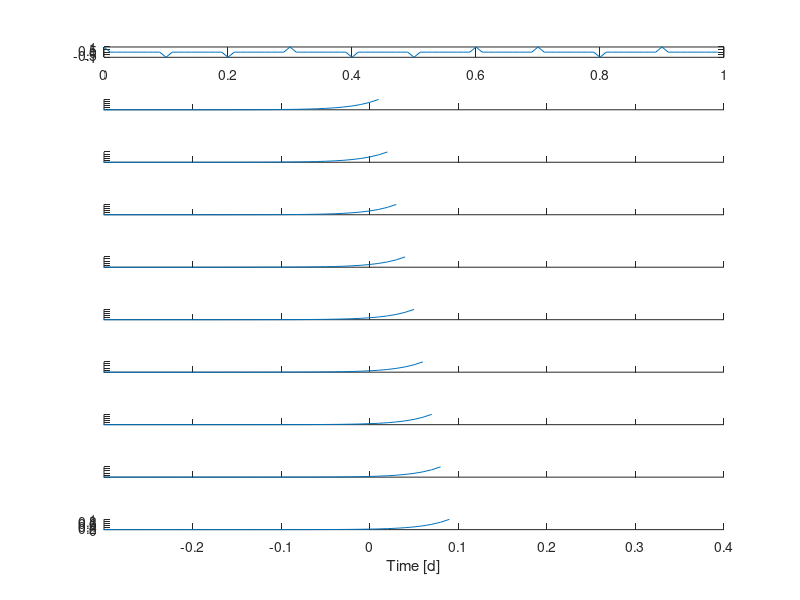
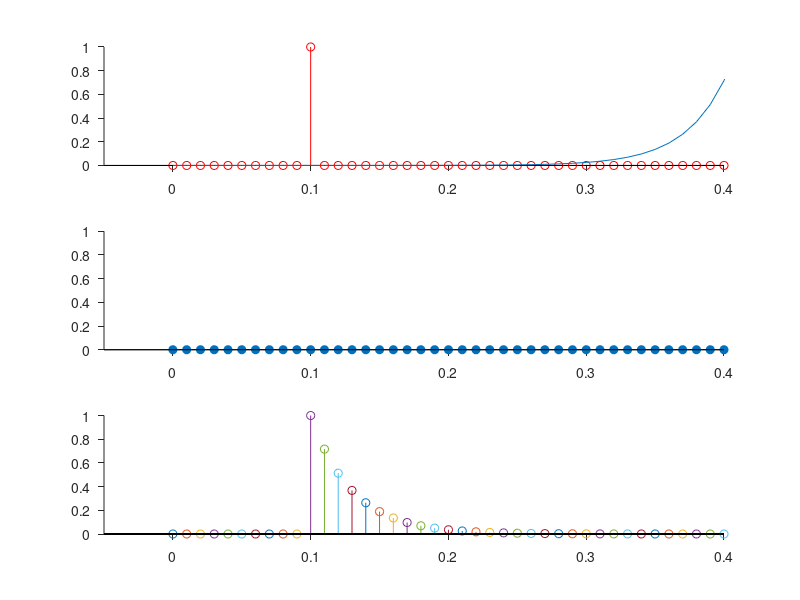
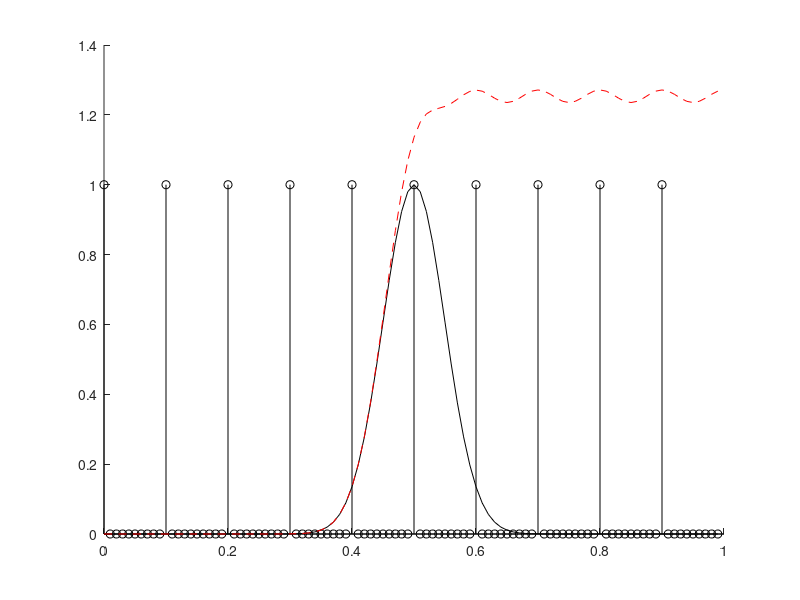
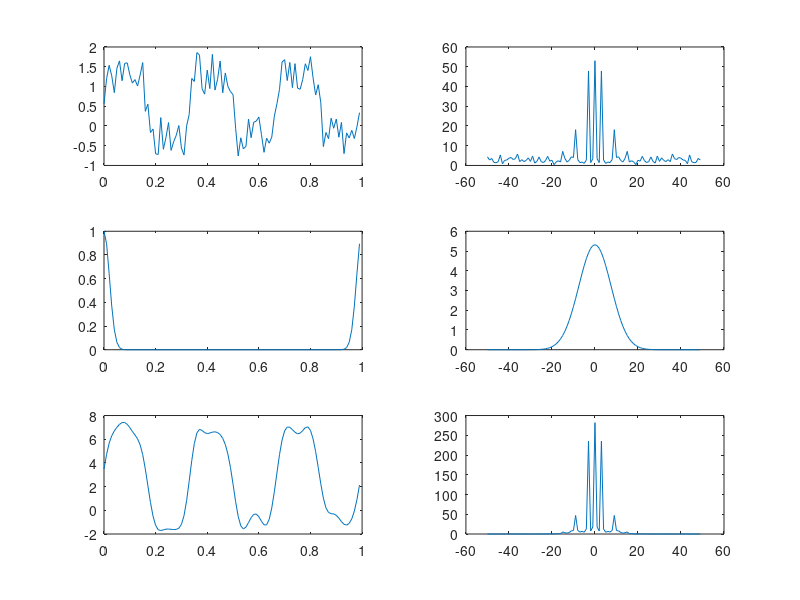

Reproduce these figures in MATLAB, in order.
% FourierTutorial.m
%****************************************************************************
% Fourier analysis tutorial for NeuBeh/PBIO 545, Winter 2003
%
% Created 1/03 Mike Shadlen
% Revisions:  GDF: cleaned up some typos
%             RK 6/2010
% 
%****************************************************************************

% The fourier transform is probably the most important transform in applied
% math. It takes a function of time or space (or whatever) and expresses it
% as a function of frequency. The goal of this tutorial is make you
% comfortable with what a fourier transform is and why it is useful. We
% will focus on two topics: (1) definition and properties of the fourier
% transform, (2) convolution, and (3) the connection between the two. 

clear all; close all;

%%%%%%%%%%%%%%%%%%%%%%%%%%%%%%%%%%%%%%%%%%%%%%%%%%%%%%%%
%% Part I. The discrete fourier transform

% A transform takes a value and makes it into a new value. Log is a
% familiar example. Or, we might say that it takes a list of values and
% makes them into a new list of values.  When we think about the fourier
% transform, we consider a list of intensities at points in time (or space)
% and transform them to a list of "intensities" at different frequencies.
% Thinking about a signal as a collection of time intensities, each
% associated with its own time point, is simple enough. Thinking about a
% signal as a list of intensities, each associated with its own sinusoidal
% frequency, is also convenient. You do it every day when you adjust the
% bass and treble on your stereo -- or better yet, if you adjust knobs on
% an equalizer. You can imagine that describing a signal in terms of its
% frequencies can be convenient in certain settings. That's what the
% fourier transform is for. 
% 
% I want to emphasize from the start that the fourier transform (FT, for
% short) does not change the signal; it just represents it differently. To
% be concrete, suppose there is some electrical signal that we want to
% describe over the phone to a friend. We could list the voltages at each
% time or we could list the amplitudes and phases of each of the
% frequencies that comprise the signal. It's the same signal, just a
% different list of numbers. 
% 
% Often, when we describe signals, we don't think of them as lists of
% numbers but rather as functions of time. Of course, the function can be
% viewed as a way to generate a list of values at each time point. We
% can also use a function to describe the list of "intensities" at each
% frequency in a fourier transform. The two functions are called fourier
% transform pairs. For example, suppose s(t) is some function of time (it
% returns a value at each time point). And suppose that you could describe
% the same signal by "intensities" of frequency (w) using a function, S(w).
% Then, we say that s(t) and S(w) are a Fourier transform pair. Or we say
% that S(w) is the Fourier transform of s(t), or that s(t) is the inverse
% Fourier transform of S(w). 

% Before we look at FTs, let's get comfortable with a few illustrative
% functions. We will focus on discrete functions. What is meant by this is
% that the argument of the function, say time, has discrete values. We're
% used to thinking of t occupying some continuous interval on a the real
% number line, but I'm asking you to think of time as integers, or really
% integers multiplied by some constant or scaling factor.

% Define a discrete time axis. The spacing is dt
dt = .01;      % our units are seconds. So each integer time point is scaled to dt sec
tmax = 1
t = [0:dt:tmax-dt]';
% Notice that we are sampling time at a rate of 1/dt. This will be
% important later.
samplingRate = 1./dt    % in Hz

% Think of a discrete function as a series of weights at each of the points
% in t.  Let's look at some functions this way. Here's a gaussian profile
% centered at .5
f1 = exp(-.5*(t-.5).^2 / (.05)^2);
figure(1),clf,hold on
h = plot(t,f1)
xlabel('Time [s]')
ylabel('Amplitude')
% Pause here. The function is drawn continously: there are no gaps. That's
% because matlab interpolated between the values at the discrete time
% points. In reality, the function is just a bunch of heights at each of
% the time points. We can use the stem function to highlight this fact.
stem(t,f1,'filled');

% and we can toggle the smooth curve off
set(h,'Visible','off')

% Now... that's a discrete function.Each of the points can be thought of as
% a weight given to the basis set of discrete time points. We represent the
% function as a list of these weights. Indeed, f1 is a vector.
size(f1)

% Let's remember this function by calling it something mnemonic
gaus1 = f1;

% Let's look at a few more functions
% pulse
f2 = zeros(size(t));
f2(t>.45 & t<= .55) = 1;
figure(1),hold off
stem(t,f2,'filled')
xlabel('Time [s]')
ylabel('Amplitude')
pulse1 = f2

% sinewaves
f3 = sin(2*pi*1*(t-.5));
sin1 = f3;
stem(t,f3,'filled')
%
f4 = cos(2*pi*10*(t-.5));
cos10 = f4;
stem(t,f4,'filled')
% This looks a lot better interpolated!
plot(t,f4)

% the sum (I'm not giving this a function name)
sos = .5*f3 + f4;
stem(t,sos,'filled')
plot(t,sos)

% exponential
tau = .1
f5 = exp(-(t-.5)/tau);
f5(t<.5) = 0;
exp1 = f5;
stem(t,f5,'filled')

% delta function -- take special note of this one. 
f6 = zeros(size(t));
f6(min(find(t>=.5))) = 1;
stem(t,f6,'filled')
delt1 = f6;

% comb(.1t) function. This is a sampling function or strobe function that
% turns on at a rate of 10 times per second (10 Hz). But it is also a bunch
% of delta functions.
f7 = mod(t,.1)==0;
comb10 = double(f7);
stem(t,comb10,'filled')

% Reflection point. You have yet to look at a fourier transform. You are
% supposed to simply marvel at the idea of discreteness. And here is the
% one thing extra that you need to think about. All of the functions above
% can be thought of as sums of delta functions with appropriately chosen
% weights. The most obvious example is the comb function, as we have
% already noted. But all the functions are just values at the discrete time
% points. So all can be thought of as delta functions. In fact, a discrete
% function is exactly this: the multiplication of a continuous function by
% comb(dt), where d is the gap between samples (i.e., the reciprocal of the
% sampling rate). We will return to this point later.
%  

% One other point to make before moving on. You can think of the discrete
% times as a basis set -- a list of variables or causes such that each
% member of the list is  conceptualized as dimension of some (high
% dimensional) space. Instead of thinking about s(t) as a 1-dimensional
% function of time, we can think of it as a vector of weights (a point in a
% high dimensional space). The length of the vector is the number of time
% samples, which is also the dimensionality of the space. A value of a
% function at one time and a value at any another time are set
% independently. One way to put this is that a delta function at t=k
% multiplied with any other function is 0 everywhere except at t=k. A
% second point which is so trivial that it's almost confusing concerns
% linearity. All of the functions we generated above are nonlinear: it is
% simply not the case that f(t1 + t2) = f(t1) + f(t2). However, if we think
% about what we are doing with each of the weights at each sample time
% point, then it is the case that linearity holds. That is, any function
% can be described as a sum of delta functions at some (or all) of the
% discrete sample times. 


% Now, let's look at the fourier transforms of the functions above. We had
% better start by defining a fourier transform. Calling it a transform
% already gives away something important. The thing we're describing is not
% changed; it's just expressed differently. Just like when you take a log
% --you don't change the quantity of stuff. The transform is of a function.
% Now, instead of thinking of the function as returning a list of weights at the
% discrete time samples, we now think of it as returning a list of "weights" on
% sinsoids. We'll approach this from a couple of angles. First, let's get
% the big picture.

% Start with the sinusoids. They are pretty easy to conceive of as "sums of
% sinusoids".  On your first pass through this, please ignore the details
% of the matlab commands and pay attention to the graphs (the exception is
% the line of code marked "** Look at this one **"). The left columns shows
% the function of time expressed as weights at each time sample. The right
% shows the corresponding fourier transform expressed as amplitudes at each
% frequency. You'll want to ponder each of the 7 examples in Figure 1, but
% I would encourage you to look at the two sinusoids first. The FT says
% that they consist of a weight at a single frequency. The plots I made
% throw away information about phase (we'll get to that in a moment). But
% they make it pretty clear which frequencies comprise the 7 signals.
figure(1),clf
nyq = 1./(2*dt);
fax = fftshift([0:nyq-1 -nyq:-1]');
subplot(2,2,1)
stem(t,sin1,'filled')
xlabel('Time')
subplot(2,2,2)
stem(fax,fftshift(abs(fft(sin1))),'filled')
set(gca,'XLim',[0 nyq])
xlabel('Frequency')
subplot(2,2,3)
stem(t,cos10,'filled'), hold on
plot(t,cos10)
xlabel('Time')
subplot(2,2,4)
stem(fax,fftshift(abs(fft(cos10))),'filled')
set(gca,'XLim',[0 nyq])
xlabel('Frequency')

% Let's look at a sum of 3 sinuoids. 
y = sin(2*pi*3*t) + .33 * sin(2*pi*9*t) + .2 * sin(2.*pi*15*t);  % ** Look at this one **
figure(2), clf
subplot(2,2,1)
plot(t,y)
xlabel('Time')
subplot(2,2,2)
stem(fax,fftshift(abs(fft(y))),'filled')
set(gca,'XLim',[0 nyq])
xlabel('Frequency')
% Notice that the time function is almost square wave like. It's definition
% makes it crystal clear that it is a sum of three sinusoids. This is
% pretty easy to see in the fourier transform.

% Now let's look at each of the functions we made earlier. For ease of
% viewing, I will plot some of the time functions with lines that
% interpolate between the (time or frquency) points. For some functions, I
% use the stem command to emphasize the discreteness.   
figure(3), clf
k = 1
ax(k) = subplot(8,2,k),k=k+1
plot(t,f1)
ax(k) = subplot(8,2,k),k=k+1
plot(fax,fftshift(abs(fft(f1))))
% stem(fax,fftshift(abs(fft(f1))),'filled')
ax(k) = subplot(8,2,k),k=k+1
plot(t,f2)
ax(k) = subplot(8,2,k),k=k+1
plot(fax,fftshift(abs(fft(f2))))
% stem(fax,fftshift(abs(fft(f2))),'filled')
ax(k) = subplot(8,2,k),k=k+1
plot(t,f3)
ax(k) = subplot(8,2,k),k=k+1
stem(fax,fftshift(abs(fft(f3))),'filled')
ax(k) = subplot(8,2,k),k=k+1
plot(t,f4)
ax(k) = subplot(8,2,k),k=k+1
stem(fax,fftshift(abs(fft(f4))),'filled')
ax(k) = subplot(8,2,k),k=k+1
plot(t,f5)
ax(k) = subplot(8,2,k),k=k+1
plot(fax,fftshift(abs(fft(f5))))
ax(k) = subplot(8,2,k),k=k+1
stem(t,f6,'filled')
ax(k) = subplot(8,2,k),k=k+1
stem(fax,fftshift(abs(fft(f6))),'filled')
ax(k) = subplot(8,2,k),k=k+1
stem(t,f7,'filled')
xtick = get(gca,'XTick');
xticklabel = get(gca,'XTickLabel');
xlabel('Time')
ax(k) = subplot(8,2,k),k=k+1
stem(fax,fftshift(abs(fft(f7))),'filled')
ftick = get(gca,'XTick');
xlabel('Frequency')
k = k-1;
set(ax(2:2:end),'XLim',[0 nyq],'XTickLabel',[]);
set(ax,'XTickLabel',[],'Box','off','TickDir','out')
set(ax(k),'XTick',[0:10:nyq],'XTickLabel',num2str([0:10:nyq]'))
set(ax(k-1),'XTick',xtick,'XTickLabel',xticklabel)

% Summary of the pairs. 
%
% A gaussian is composed of frequencies that fall off from 0 in the shape
% of a gaussian. This will turn out to be more true that it may seem from
% the figure. (2) A pulse has FT that is periodic under an envelope that
% falls off with frequency. This turns out to be the sin(w)/w function,
% called sinc(w). (3) A sine function with frequency 1 has an FT with
% weight only at freq=1. We'll deal with phase in a moment. (4) A sinewave
% with frequence 10 Hz has FT with all weight at (brace yourself!) freq =
% 10. (5) An exponential looks a lot like an exponential; the weights fall
% off as 1/frequency (recall 1/(1+s) from the DiffEq section).
% (6) A delta function is made by adding sinusoids of equal wieght at every
% frequency. (7) A comb function has FT that is also a comb function at the
% frequency of the samples and its harmonics.


% Elaborate. Each frequency really gets two values or weights. Why? Because
% each sinusoid has an amplitude and a phase. There are several ways to
% think about this. What is probably most intuitive is just what I said
% already. A sinusoid of a particular frequency needs two numbers to
% describe its "intensity": amplitude and phase.  It may not be immediately
% obvious that "intensity" is a good word for phase, but bear with me. The
% most convenient way to think about amplitude and phase is to comprise the
% sinusoid as a sum of a sine and a cosine wave. A cosine wave with 0 deg
% phase is just a*cos + 0*sin. A cos wave shifted by pi/2 radians (90 deg)
% is just 0*cos + a*sin. A cos wave shifted by pi/4 radians (45 deg phase)
% is sqrt(a/2)*cos + sqrt(a/2)*sin. Notice that in all these cases the
% amplitude is a. 

% Here's a demo to make this clear. What you see in the top is a sinusoid
figure(4), clf
clear ax
ax(1) = subplot(3,1,1)
ax(2) = subplot(2,3,5)
axis square
th = [0:.01:2*pi]';
polar(th,ones(size(th)))
polar([0 0],[0,1])
set(gcf,'CurrentAxes',ax(1))
plot(t,cos(2*pi*t))
set(gcf,'CurrentAxes',ax(2))
nsteps = 36         % change this to alter the speed of the demo
for i = 1:nsteps
    th = i* 2*pi/nsteps;
    set(gcf,'CurrentAxes',ax(1))
    plot(t,cos(2*pi*t - th),'r','LineWidth',3)
    set(gcf,'CurrentAxes',ax(2))
    polar([0 th],[0 1],'r'),hold on
    polar([0 0 th],[0 cos(th) 1],'k--'), hold off
    % pause
    drawnow
end

% Don't move on unless you are completely comfortable with the concept that
% a sinusoid of a particular frequency and phase can be represented as the
% sum of a cosine and a sine wave with different weights. When represented
% on a graph with the cosine component giving the x-coordinate and the sine
% component giving  the y-coordinate, the sinusoid has amplitude sqrt(x^2 +
% y^2) and phase arctan(y/x). In other words, each frequency must be
% described by two numbers: either a cosine component and a sine component
% or an amplitude and phase. I think most of us have better intuitions
% about amplituded and phase, but the math is much easier if the two terms
% are on common footing. So we usually describe the "intensity" at each
% frequency by a cosine component and a sine component. These are just two
% numbers or weights. Often we refer to this using a single complex number:
% x + i*y, where x is the weight of the cosine part and y is the wieght of
% the sine part. So we often refer to the cosine part as the real part of
% the FT and the sine part as the imaginary part of the FT. We'll come back
% to this in a moment.  It's important that you know this because when you
% look at how matlab represents the value of the FT at any one frequency,
% you'll see that it is a complex number! To get you used to the
% nomenclature, I'm going to refer to the cosine part of the 
%
% Now, given all this talk about representing each frequency "intensity" by
% two numbers, you might wonder how I plotted the graphs in Fig. 3 as
% simple single-valued functions of frequency. The answer is that I used
% the amplitude. That's what the 'abs' expression achieved. In fact, there
% was another simplification besides. I plotted amplitudes at positive
% values for frequency. In fact, the fourier transform is a function of
% both positive and negative frequency.
%
% So let's look at the fourier transforms again, but this time plot the
% cosine and sine parts. I will label these the  real and imaginary parts
% to get you used to the nomenclature. 
%
	% Detail. I do one sneaky thing to you here. I changed the abscissa so
	% that 0 shows up in the middle. I know that negative time may not mean
	% anything to you, but negative position (e.g., left of center) is just
	% as imporant as positive. I'm doing this here so that I can make a
	% point about symmetry later. 
%
% Run this as a block STARTING HERE...
	figure(5), clf
	k = 1
	ax(k) = subplot(8,4,k);
    k=k+1
	plot(t,f1)
	ax(k) = subplot(8,4,k);
    k=k+1
	a = fft(ifftshift(f1));
	plot(fax,fftshift(real(a)))
	ax(k) = subplot(8,4,k);
    k=k+1
	plot(fax,fftshift(imag(a)))
	ax(k) = subplot(8,4,k);
    k=k+1
	plot(fax,fftshift(abs(a)))
	set(ax(k-1:-1:k-3),'YLim',1.1*max(abs(a))*[-1 1])
	% stem(fax,fftshift(abs(fft(f1))),'filled')
	ax(k) = subplot(8,4,k);
    k=k+1
	plot(t,f2)
	ax(k) = subplot(8,4,k);
    k=k+1
	a = fft(ifftshift(f2));
	plot(fax,fftshift(real(a)))
	ax(k) = subplot(8,4,k);
    k=k+1
	plot(fax,fftshift(imag(a)))
	ax(k) = subplot(8,4,k);
    k=k+1
	plot(fax,fftshift(abs(a)))
	set(ax(k-1:-1:k-3),'YLim',1.1*max(abs(a))*[-1 1])
	% stem(fax,fftshift(abs(fft(f2))),'filled')
	ax(k) = subplot(8,4,k);
    k=k+1
	plot(t,f3)
	ax(k) = subplot(8,4,k);
    k=k+1
	a = fft(ifftshift(f3));
	plot(fax,fftshift(real(a)))
	ax(k) = subplot(8,4,k);
    k=k+1
	plot(fax,fftshift(imag(a)))
	ax(k) = subplot(8,4,k);
    k=k+1
	plot(fax,fftshift(abs(a)))
	set(ax(k-1:-1:k-3),'YLim',1.1*max(abs(a))*[-1 1])
	
	ax(k) = subplot(8,4,k);
    k=k+1
	plot(t,f4)
	ax(k) = subplot(8,4,k);
    k=k+1
	a = fft(ifftshift(f4));
	plot(fax,fftshift(real(a)))
	ax(k) = subplot(8,4,k);
    k=k+1
	plot(fax,fftshift(imag(a)))
	ax(k) = subplot(8,4,k);
    k=k+1
	plot(fax,fftshift(abs(a)))
	set(ax(k-1:-1:k-3),'YLim',1.1*max(abs(a))*[-1 1])
	
	ax(k) = subplot(8,4,k);
    k=k+1
	plot(t,f5)
	ax(k) = subplot(8,4,k);
    k=k+1
	a = fft(ifftshift(f5));
	plot(fax,fftshift(real(a)))
	ax(k) = subplot(8,4,k);
    k=k+1
	plot(fax,fftshift(imag(a)))
	ax(k) = subplot(8,4,k);
    k=k+1
	plot(fax,fftshift(abs(a)))
	set(ax(k-1:-1:k-3),'YLim',1.1*max(abs(a))*[-1 1])
	
	ax(k) = subplot(8,4,k);
    k=k+1
	plot(t,f6)
	ax(k) = subplot(8,4,k);
    k=k+1
	a = fft(ifftshift(f6));
	plot(fax,fftshift(real(a)))
	ax(k) = subplot(8,4,k);
    k=k+1
	plot(fax,fftshift(imag(a)))
	ax(k) = subplot(8,4,k);
    k=k+1
	plot(fax,fftshift(abs(a)))
	set(ax(k-1:-1:k-3),'YLim',1.1*max(abs(a))*[-1 1])
	
	ax(k) = subplot(8,4,k);
    k=k+1
	plot(t,f7)
	xtick = get(gca,'XTick');
	xlabel('Time [s]')
	ax(k) = subplot(8,4,k);
    k=k+1
	a = fft(ifftshift(f7));
	plot(fax,fftshift(real(a)))
	ftick = get(gca,'XTick');
	xlabel('Frequency [Hz]')
	ax(k) = subplot(8,4,k);
    k=k+1
	plot(fax,fftshift(imag(a)))
	xlabel('Frequency [Hz]')
	ax(k) = subplot(8,4,k);
    k=k+1
	plot(fax,fftshift(abs(a)))
	xlabel('Frequency [Hz]')
	set(ax(k-1:-1:k-3),'YLim',1.1*max(abs(a))*[-1 1])
	
	k = k-1;
	set(ax(2:4:end),'XLim',[-nyq nyq]);
	set(ax(3:4:end),'XLim',[-nyq nyq]);
	set(ax(4:4:end),'XLim',[-nyq nyq]);
	set(ax,'Box','off','TickDir','out','Xtick',[])
	set(ax(k:-1:k-2),'XTick',[-nyq 0 nyq])
	set(ax(k:-1:k-2),'XTickLabel',num2str([-nyq 0 nyq]'))
	set(ax(1:3:k-3),'XTick',[0 .5 1],'XTickLabel',[],'TickDir','out')
	set(ax(k-3),'XTick',[0 .5 1],'XTickLabel',num2str([-.5;0;.5]))
	
	set(gcf,'CurrentAxes',ax(1))
	title('s(t)')
	set(gcf,'CurrentAxes',ax(2))
	title('Real part of FT')
	set(gcf,'CurrentAxes',ax(3))
	title('Imaginary part of FT')
	set(gcf,'CurrentAxes',ax(4))
	title('Amplitude of FT')
% ...ENDING HERE

% Pause and reflect. There are a few things to notice. 
%
% (1) Invertibility. The FT effectively decomposes our signals into sums of
% sines and cosines. This process is invertible. We could start with the
% fourier transform -- a list of "intensities" at each frequency -- and
% convert it to a list of "intensities" as a function of time. The reason
% we can get away with this is that when we listed our intensities in the
% "frequency domain," we were careful to give two values: amplitude and
% phase, or cosine and sine components, or real and imaginary parts.  To
% ensure that the process is really invertible, we also need to make sure
% that we have the right number of values in the transforms. Put simply, we
% had better represent enough frequencies in the FT so that we can
% reconstitute the original signal by adding together all the right
% sinusoids. Let's look at how many frequencies we need.
%
% (2) The nyquist frequency. Notice the range of frequencies used to
% represent the FTs in Figure 5.
[min(fax) max(fax)]
%  The maximum frequency is half the sampling rate we used to make a
%  discrete time axis.
samplingRate = 1./dt
% We call half of the sampling rate the nyquist frequency. This is the
% highest frequency cosine wave that can be represented. This is easy to
% see. To represent a sinusoid as a discrete function of time, we need a
% sample in the positive going and negative going portions of the sinusoid.
% The discrete FT goes from -nyq to nyq-1. The 0 frequency (in the middle
% of these graphs) is special. It represents the mean level: the
% nonsinusoidal component: the cos(0) componenent. In fact, the traditional
% way to plot the fourier transform is to begin with freq=0, increment up
% to nyquist-1 and then start from -nyquist and increment up to -1 (there's
% actually a good reason for this). I like seeing the 0 frequency in the
% middle of graph. So I used the 'fftshift' command. You can read about
% this. Try making some of the FTs without using the fftshift. What do you
% see?
% 
% 3) Bookeeping and Hermitian symmetry. Let's return to the theme of
% invertibility and do some bookeeping on the transform? How many numbers
% does it take to represent the time functions we've been dealing with? If
% you left dt=0.01 alone, the answer is 100. 
length(t)
% So all of the functions of time that we've considered are described by a
% list this long containing the weights at each time point. What about the
% FT? We just discovered that the highest frequency is the nyquist, which
% is half the sampling rate. That gives us just 50 frequencies.  How do
% we transform 100 values into just 50 frequencies? You know the answer: at each
% frequency we need 2 numbers, a cosine and a sine component (or amplitude
% and phase). Moreover, for the 0 frequency, there is just one component
% becuase sin(0)=0. Since cos(0)=1, it's clear that the weight at freq=0 is
% just a constant function of time. Also, at the nyquist frequency itself,
% all we can have is a cosine component. To see why, recognize that we only
% have enough samples in time to represent alternating positive and
% negative values at adjacent time points. If you put a 0 at t=0, which you
% must for sin(t), then there's nothing to alterate. Okay, cool, we've got
% two components for each of the frequencies 1 to nyquist-1, one weight at
% freq=0 and one weight at freq=nyquist. That's 100 values in the FT, which
% corresponds to 100 values in the time function. Perfect!
%
% So what's the deal with the negative frequencies in Figure 5? The
% frequency axis does not go from 0 to nyquist but from -nyquist to
% nyquist-1. Doesn't that screw up our bookeeping?  Here's the answer. We
% have considered the fourier transform of real valued functions of time
% (left column of Fig. 5). The fourier transform returns complex numbers at
% each frequency, which we can think of a sine waves (imaginary part) and
% cosine waves (real part). I should say that the fourier transform can act
% on complex functions of time. Instead of a  real value at each time, we
% would have a complex number. We may not have any use for this, but the
% full transform takes these 2-vectors (real and imaginary parts) and
% transforms them to 4 values: a real and imaginary value at two
% frequencies, one positive and one negative. Of course, there are half as
% many frequencies as there are time points. What I'm saying is that we
% actually had twice as many values in our time functions as we thought. We
% used real functions of time. The extra 100 values were zeros: the weights
% on the imaginary part of the signals.  So the transform is 1 to 1.
%
% That's all fine and good in theory, but what we care about for most
% applications is the fourier transform of real valued functions. That's
% like saying that we know that the imaginary part of the functions in the
% left column of Fig. 5 is 0 at every time point. So, I'll ask again, why
% should the FT have 200 values to represent a signal that we can describe
% by 100 points in time? The answer is that the FTs of real signals really
% can be represented with just 100 numbers, just like we said. You really
% don't  need both positive and negative frequencies. If I tell you the
% weights for one of them (e.g., +5 Hz component), you know the weights of
% the negative frequency (e.g., -5 Hz component). This shows up as a kind
% of symmetry in the graphs in Figure 5. See if you can figure out what
% this is.
%
% I will pose this as a homework problem. Please turn in your answers to
% Greg. First a reminder. An even symmetric function obeys the rule f(x) =
% f(-x). An example is cos(x). An odd symmetric function is one that obeys
% the rule f(x) = -f(-x). An example is sin(x).  
%
% QUESTION: Which of the seven functions in Fig. 5 are even? Which is odd?
% Which is neither even nor odd? What do you notice about the fourier
% transforms of the even and odd symmetric functions. Answer this for the
% three categories: even, odd, neither even nor odd.



%% **** The complex exponential. 
%
	% I think you would not lose a lot if you skip this section, but it is
	% essential if you want to really grasp the math. After all, the
	% definition of the FT is an integral (or sum) over time of
	% exp(i*2*pi*w*f(t)), where f(t) is the function of time. 
%
% There is one other way to represent a sinusoid. It uses a complex
% exponential notation. The reason this is important is that the fourier
% transform is usually written using this complex exponential. This is
% known as Euler's identity:
%
% exp(i*x) = cos(x) + i*sin(x)
%
% First, let's just convince ourselves that this is true. 
i = sqrt(-1);
result_1 = exp(i*2*pi*t);
% Should be the same as
result_2 = cos(2*pi*t) + i*sin(2*pi*t); 
all(result_1 == result_2)       % It is!
% We can see the correspondence by plotting real and imaginary parts. 
figure(6), clf, hold on
plot(t,real(result_1),'r-',t,imag(result_1),'g-')
plot(t,real(result_2),'ro',t,imag(result_1),'go')
% 
% Why is Euler's identity true? Here are a few intuitions. One of these
% should work for you. The simplest is to recall the Taylor series
% respresentation of trig functions and exp. Recall that the Taylor series
% for cos(x) is 
%
% cos(x) = 1 - x^2/2! + x^4/4! - x^6/6! + x^8/8!
%
% For sin(x) the series contains odd power terms, also alternating in sign
%
% sin(x) = x - x^3/3! + x^5/5! - x^7/7! + x^9/9!
%
% For exp(x), we get all the terms without the sign flips
%
% exp(x) = 1 + x + x^2/2! + x^3/3! + x^4/4! + x^5/5! ...
% 
% So, exp(i*x) leads to a series in which the i^n terms go away for the
% even powers producing alternating -1 for n=2, +1 for n=4, etc.... The i^n
% terms leave an i behind for the odd n terms and also produce an
% alternation of sign. 
%
% exp(i*x) = 1 + ix - x^2/2! - ix^3/3! + x^4/4! + ix^5/5! ...
%          = cos(x) + i*sin(x)
%
% The second intuition builds on your knowledge of differential equations.
% If I tell  you that there is a function, x(t), whose second derivative is
% negative-proportional to itself, as in x'' = -k*x,  your immediate
% reaction is, "sinusoid, because that's like mass on spring". Notice that
% x(t)=exp(i*k*t) has first derivative i*k*x(t) and second derivative
% -k^2*x(t). Of course, I should have written x(t) = exp(i*sqrt(k)*t) and
% we would get out our friend x''=-k*x.
%
%
% So here is the function a * cos(2*pi*w*t - phi). The real and imaginary
% parts are in dashed blue and green.
w =  1
phi = pi/4
a = 3       % amplitude
A = a * cos(phi)
B = a * sin(phi)
y = (A/2) * (exp(i*2*pi*w*t) + exp(-i*2*pi*w*t)) + ...
    (B/2) * (exp(i*2*pi*w*t) - exp(-i*2*pi*w*t));
figure(6),clf
plot(t,real(y),'b--',t,imag(y),'g--',t,real(y)+imag(y),'r')


%%%%%%%%%%%%%%%%%%%%%%%%%%%%%%%%%%%%%%%%%%%%%%%%%%%%%%%%
%% Part II. Convolution
%
% One of the most important uses of the FT is for computing convolution.
% Convolution is an operation that looks like filtering. It takes a signal
% and converts it to a new signal. Usually, we can think of the new signal
% as a filtered version of the old one. We gain a deep intuition for the
% process by conceptualizing the operation in the time domain and in the
% frequency domain (i.e., via the fourier transform). I think this is one
% of the most beautiful concepts in applied math -- and it comes up all the
% time (or often if you prefer a frequency based description!).
%
%% **** II.1 Convolution in the time domain
%
% In this section, we spend a lot of time understanding convolution without
% talking about FTs. But I want you to keep FTs in the back of your mind
% while we do this. What you should be asking yourself is this. When
% filtering looks like blurring, isn't that a lot like attenuating sharp
% aspects of a signal, and isn't that a lot like attenuating high
% frequencies?
%
% Let's get started.
% Consider the simplest of all possible signals: a delta function,
% otherwise known as a click (if it were sound pressure as a function of
% time) or a line (if it were light intensity as a function of horizontal
% position).
timeOfImpulse = .1
s1 = zeros(size(t)); s1(t==timeOfImpulse)=1;
figure(1),clf,plot(t,s1)

% Consider a blurring function. Let's start with one that you've grown
% accustomed to: eponential decay. We'll see in a moment that this function
% is causal, a useful property when it comes to time-dependent functions.
tau = .03;      % choose a time constant
b = exp(-t/tau);
plot(t,b)
set(gca,'XLim',[0 timeOfImpulse+10*tau])
xlabel('Time [out to 10\tau]')

% Please run this next step without thinking about it. It's a trick that
% allows me to make some pictures easily. You can come back to this if you
% want to pursue the matrix version of convolution.
A = tril(toeplitz(b));
% figure(2), clf, imagesc(A)
% plot(A(:,end))

% What is convolution?
%
% It is a blurring of s1 by b. It is a new function of time that can be
% thought of as a weighted sum of s1. It's actually easy to see what it is
% by looking at the formula.  
%
% s2(k) = Sum_over_d{product of s1(d) * b(k-d)}
%
% s2 is the result of the convolution. It is a function of time, but you've
% probably noticed that the variable t is not in the equation.  Actually
% both k and d refer to time, but because we are about to shift things
% around time takes on several meanings.   It's actually easier to keep
% things straight if we keep t out of the equation. The convolution is
% defined at each time, which I will denote this by k. You will come to
% view k as an offset of the blur function.  The original signal remains a
% function of time, but we'll use a dummy variable for time. That's what d
% stands for: we can refer to d as "dime".  There is nothing special about
% s1(d). It is the signal plotted as a function of "dime" instead of time.
% Same thing -- no problem. What is b(k-d)?  It is b reflected about the
% y-axis and then offset by k time steps to the right.  Here is what b(k-d)
% looks like when k=0.
d = t;
figure(1), clf
plot(-d,b)
xlabel('-dime')
% Here is what b(k-d) looks like for increasing values of k. 
figure(1),clf
ax = nan(10,1);
for k = 1:10
    ax(k) = subplot(10,1,k);
    plot(t(k)-d,b)
    set(gca,'XLim',[-10*tau timeOfImpulse+10*tau],'Box','off')
end
xtick = get(ax(1),'XTickLabel');
ytick = get(ax(1),'YTickLabel');
set(ax,'XTickLabel',[],'YTickLabel',[]);
set(ax(k),'XTickLabel',xtick,'YTickLabel',ytick)
xlabel('Time [d]')
set(gcf,'CurrentAxes',ax(1))
title('b(k-d) for k=1 to 10') 
% It is a picture of the function reflected around the ordinate and then
% offet to the right by k. Can you see this? 

% Now let's generate the convolution, s2(k), step of k by step of k.
% First look at the equation and convince yourself that there is one value of the
% convolution produced at each offset step. Run the animation in the next
% loop. You might want to put some pauses in the code. Here's what you
% should see. In the top panel, s1(d) is shown by a stem function in red. It is
% just an impulse. The blur function, b(k-d) is shown in blue. It is
% stepped along as k increases. The middle panel shows the product of s1(d)
% times b(k-d). Notice that there is a value at each value for dummy time.
% The bottom plot shows the sum of the products. At each time step, k, we
% get just one value. This is the convolution, s2(k). You will notice that
% the sum is weighted by the width of the time bins. Why is this? What
% effect does this have on the relationship between s1 and s2?
figure(2),clf
h = [];
h(1) = subplot(3,1,1); hold on;
h(2) = subplot(3,1,2);
h(3) = subplot(3,1,3); hold on;
% set(h,'TickDir','out','Box','off')
j = min([min(find(t>.1 + 10*tau)) length(t)-1])
for k = 1:j
    set(gcf,'CurrentAxes',h(1))
    if k>1, delete(hp), end
    stem(d,s1,'r'), hold on;
    hp = plot(d,flipud(A(:,end-k+1)));
    hold off
    
    set(gcf,'CurrentAxes', h(2))
    s1TimesConvKernel = s1 .* flipud(A(:,end-k+1));
    stem(d,s1TimesConvKernel,'filled')
   
    set(gcf,'CurrentAxes', h(3))
    stem(t(k),sum(s1TimesConvKernel));
    set(h,'XLim',[-.05 timeOfImpulse+10*tau])
    set(h(2:3),'YLim',[0 1])
    % set(h(3),'YLim',[0 .02])
    set(h,'Box','off','TickDir','out')
    drawnow
end

% This is the original function, a delta function or impulse, smeared out
% by the exponential blurring function. The technical term for smearing is
% filtering! What you've simulated is a very fine click played through a
% woofer or a thin voltage spike as seen through an RC filter.  

% Oh yeah, there's an easy way to get matlab to do the convolution for you.
% Type 'help conv' in the command window and read what it says. Here's our
% friend, the impulse convolved with the exponential. Notice that the
% result is vector whose length is bigger than t.  
s2 = conv(s1, b);
figure(3),clf
hold on
stem(t,s1,'r'), plot(t,b,'g',t,s2(1:length(t)),'r--')
% Here's the convolution between a comb function and a guassian
s2 = conv(comb10,gaus1);
clf, hold on
stem(t,comb10,'k'),plot(t,gaus1,'k',t,s2(1:length(t)),'r--')

% Try playing with other functions

%% **** II.2 Convolution and Fourier transforms
% 
% Fourier transforms make convolution easy. That's because convolution
% between two functions of time, like s1(t) and b(t), is equivalent to
% multiplying their fourier transforms. To be more precise, if S1(w) is the
% fourier transform of s1(t) and B(w) is the FT of b(t), then
%
% S2(w) = S1(w) .* B(w) 
%
% is the FT of s2(t).
%
% This provides a simple recipe for computing convolutions. (1) Take the
% fourier transforms of the two functions you want to convolve. (2)
% multiply the FTs (there's a complex number at each frequency!). (3) Take
% the inverse fourier transform. 
%
% Let's do this with the exponential blurring function and s1. To work with
% b, I need it to be defined on the same time axis as s1. I'll call it
% newb.
newb = zeros(size(t));
newb(1:length(b)) = b;
% Take the fourier transforms
B = fft(newb);
S1 = fft(s1);
% Multiply them at each frequency.
S2 = B .* S1;
% Take the inverse fourier transform
s2 = ifft(S2);

% How does s2 look?
% You have already seen the fourier transforms of the signal and
% exponential. So I'm just going to plot the result
figure(4), clf
plot(t,s2)

% Let's illustrate with a more realistic set of functions.
s1 = sin(2*pi*3*t) + .33 * sin(2*pi*9*t) + .2 * sin(2.*pi*15*t);
% Corrupt this signal by adding noise
s1 = s1 + rand(size(s1));
S1 = fft(s1);
% You could use a different blurring function. I'll apply a gaussian blur.
% See if you can figure out what the fftshift is doing here.
g = fftshift(exp(-((t-.5)/tau).^2));
G = fft(g);
S2 = G .* S1;
s2 = ifft(S2);
figure(4), clf
subplot(3,2,1)
plot(t,s1)
subplot(3,2,2)
plot(fax, fftshift(abs(S1)));
subplot(3,2,3)
plot(t,g)
subplot(3,2,4)
plot(fax,fftshift(abs(G)))
subplot(3,2,5)
plot(t,s2)
subplot(3,2,6)
plot(fax, fftshift(abs(S2)));



% Additional topics. You should work on all of these. If they paid me more to
% teach this class, I would continue the tutorial to cover these topics.
% But I'll leave them to you.
%
% 1. Develop better intutions about filters and multiplication in the freq domain.
% Find real world examples: muffling of a cheap speaker, resonance and timbre in
% musical instruments, blurring of an image by an imperfect lense. 
%
% 2. What is a bode plot? What is a power spectrum?
%
% 3. What is an impulse response function? Why is it useful? If I play a
% click through a speaker, it comes out a little less sharp. The shape of
% this output function is an example of an impulse response function. What
% is it good for? How does it relate to what your speaker will do when you
% send it signals that represent music? Answer this question in terms of
% convolution and fourier transforms. What are the critical assumptions in
% this argument (hint, there are 2 tenets to linear systems theory). 
% 
% 4. Filtering a signal is equivalent to attenuating frequencies. Given
% this idea, think about designing a filter by specifying its amplitude
% spectrum. What problems do you face? Why can't you make a filter that
% passes a band of frequencies from 10-20 Hz but cuts out all other
% frequencies? (Hint1: FT pairs are symmetrical if you know f(t) <---> F(w)
% are a transform pair, then F(t) <---> f(w) are also transform pairs. Hint
% 2: apply hint 1 to the pulse(t)<-->sinc(w) transform pair.)
%
% 5. Sampling & aliasing. Consider a signal with high frequencies in it. 
% y = sin(2*pi*3*t) + .33 * cos(2*pi*9*t) + .2 * sin(2.*pi*15*t);  
y = sign(cos(2*pi*27*t - pi/7));
figure(1), plot(t,y)
% Suppose the signal is sampled not at every time point but only once every
% 100 msec
ysampled = y .* comb10;
plot(t,ysampled)
% Why does the sampled waveform look so crumby? Look at the FT of ysampled.
% Notice the amplitude at low frequencies. What are they doing there? We
% did not make y using low frequencies? They are "aliases". Recall that
% convolution between two time-functions corresponds to multiplication
% between their FTs. What do you think multiplying two time functions
% corresponds to?  With the answer to that question in mind, what is the
% fourier transform of y, comb10 and what do you think you would do with
% these fourier transforms to produce the fourier transform of ysampled?
% Think hard about what is going on in these graphs.  Why do you think this
% undersampling of y produces "aliasing"? What is going on in the frequency
% domain when you multiply y by comb10?
